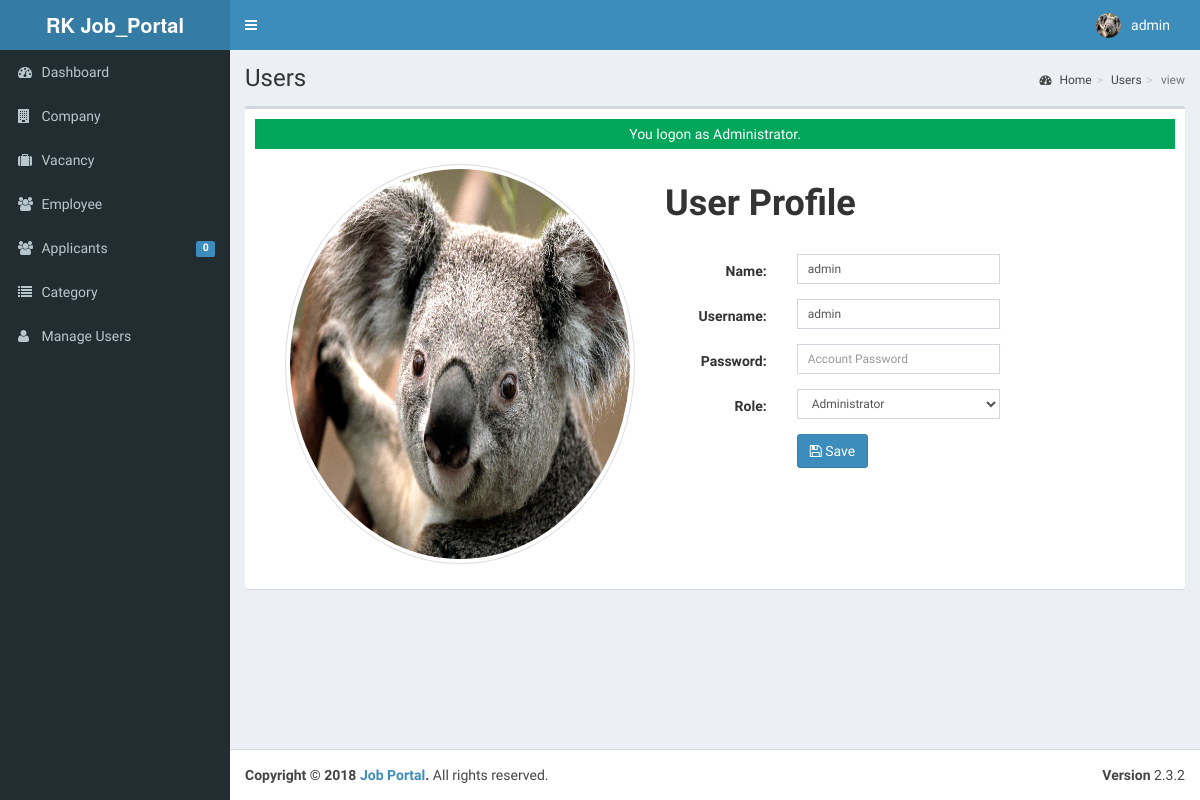
Before: /job portal package/eris/admin/user/index.php?view=view&id=00018 (signed in) with the older database file.
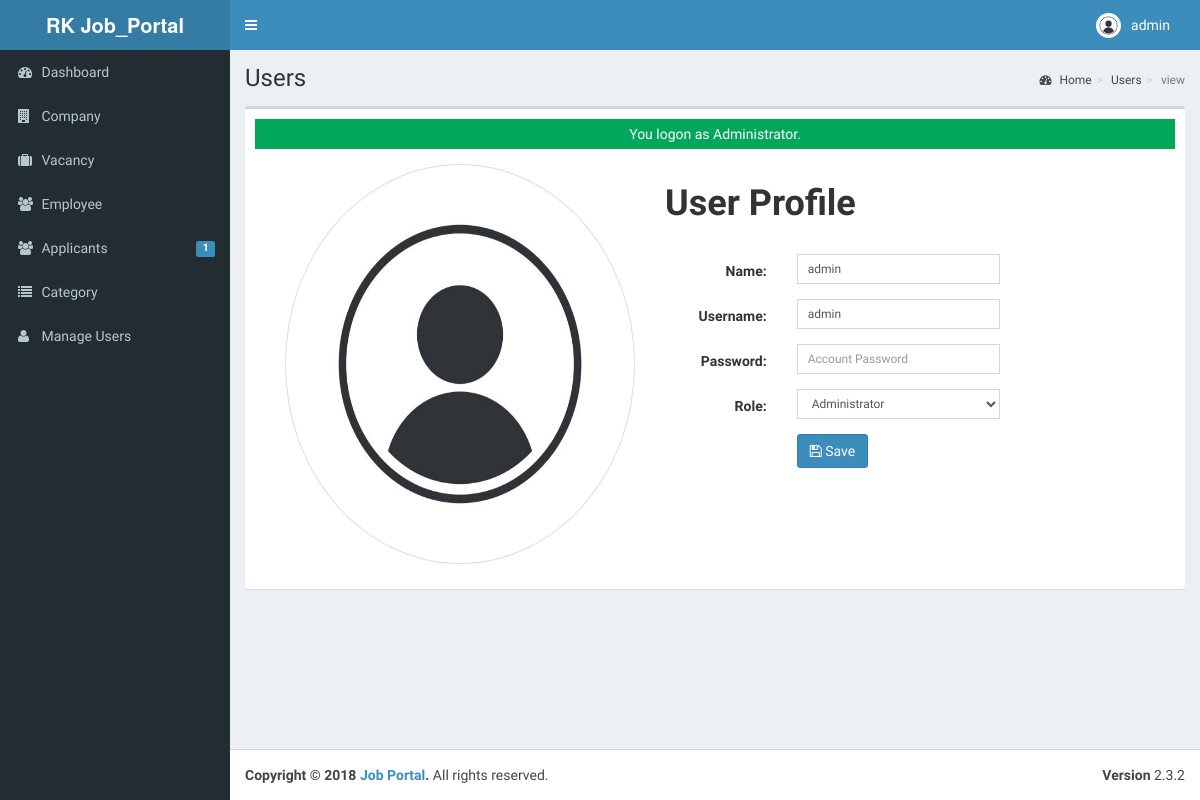
After: the same page with the newer database file.
### tables this page shows
CREATE TABLE `tblusers` (
  `USERID` varchar(30) NOT NULL,
  `FULLNAME` varchar(40) NOT NULL,
  `USERNAME` varchar(90) NOT NULL,
  `PASS` varchar(90) NOT NULL,
  `ROLE` varchar(30) NOT NULL,
  `PICLOCATION` varchar(255) NOT NULL
);

### job portal package/eris/admin/user/index.php (called while the page is built, shortened)
<?php
require_once("../../include/initialize.php");
 $title="Users";
require_once ("../theme/templates.php");
?>

### job portal package/eris/include/database.php (called while the page is built, shortened)
<?php
class Database {
    private $conn;
    public $sql_string = '';
    public function open_connection() {
        $this->conn = mysqli_connect(server, user, pass);
        $db_select = mysqli_select_db($this->conn, database_name);
    }
    function setQuery($sql = '') {
        $this->sql_string = $sql;
    }
    function executeQuery() {
        $result = mysqli_query($this->conn, $this->sql_string);
        return $result;
    }
    private function confirm_query($result) {
        return $result;
    }
    function loadSingleResult() {
        $cur = $this->executeQuery();
        $row = mysqli_fetch_object($cur);
        return $row;
    }
}
$mydb = new Database();
?>

### job portal package/eris/include/accounts.php (called while the page is built, shortened)
<?php
require_once(LIB_PATH.DS.'database.php');
class User {
	protected static  $tblname = "tblusers";
	function single_user($id=""){
			global $mydb;
			$mydb->setQuery("SELECT * FROM ".self::$tblname."
				Where USERID= '{$id}' LIMIT 1");
			$cur = $mydb->loadSingleResult();
			return $cur;
	}
}
?>

### job portal package/eris/include/function.php (called while the page is built, shortened)
<?php
function currentpage() {
    $bits = explode('/', $_SERVER['SCRIPT_NAME']);
    return $bits[3] ?? '';
}
    ?>

### job portal package/eris/admin/user/view.php (the view, shortened to what the changed rows need)
<?php
  @$USERID = $_SESSION['ADMIN_USERID'];
  $user = New User();
  $singleuser = $user->single_user($USERID);
  ?>
<div class="container">
<div class="panel-body inf-content">
    <div class="row">
        <div class="col-md-4">
         <a  data-target="#myModal" data-toggle="modal" href="" title="Click here to Change Image." >
            <img alt="" style="width:500px; height:400px;>"
             title="" class="img-circle img-thumbnail isTooltip" src="<?php echo web_root.'admin/user/'. $singleuser->PICLOCATION;?>" data-original-title="Usuario">
         </a>
        </div>
        <div class="col-md-6">
            <h1><strong>User Profile</strong></h1><br>
             <form class="form-horizontal span6" action="controller.php?action=edit&view=" method="POST">
                  <div class="form-group">
                    <div class="col-md-8">
                      <div class="col-md-8">
                         <input class="form-control input-sm" id="U_NAME" name="U_NAME" placeholder=
                            "Account Name" type="text" value="<?php echo $singleuser->FULLNAME; ?>">
                      </div>
                    </div>
                  </div>
                  <div class="form-group">
                    <div class="col-md-8">
                      <div class="col-md-8">
                         <input class="form-control input-sm" id="U_USERNAME" name="U_USERNAME" placeholder=
                            "Email Address" type="text" value="<?php echo $singleuser->USERNAME; ?>">
                      </div>
                    </div>
                  </div>
                  <div class="form-group">
                    <div class="col-md-8">
                      <div class="col-md-8">
                       <select class="form-control input-sm" name="U_ROLE" id="U_ROLE">
                          <option value="Administrator"  <?php echo ($singleuser->ROLE=='Administrator') ? 'selected="true"': '' ; ?>>Administrator</option>
                        </select>
                      </div>
                    </div>
                  </div>
        </form>
        </div>
    </div>
</div>
</div>

### job portal package/eris/admin/theme/templates.php (shortened to what the changed rows need)
<!DOCTYPE html>
<html>
    <head>
        <link rel="stylesheet" href="<?php echo web_root;?>bootstrap/css/bootstrap.min.css">
        <link rel="stylesheet" href="<?php echo web_root;?>plugins/font-awesome/css/font-awesome.min.css">
        <link rel="stylesheet" href="<?php echo web_root;?>dist/css/AdminLTE.min.css">
        <link rel="stylesheet" href="<?php echo web_root;?>dist/css/skins/_all-skins.min.css">
        <link rel="stylesheet" href="<?php echo web_root;?>plugins/iCheck/flat/blue.css">
        <link rel="stylesheet" href="<?php echo web_root;?>plugins/morris/morris.css">
        <link rel="stylesheet" href="<?php echo web_root;?>plugins/jvectormap/jquery-jvectormap-1.2.2.css">
        <link href="<?php echo web_root; ?>plugins/datepicker/bootstrap-datetimepicker.min.css" rel="stylesheet" media="screen">
        <link rel="stylesheet" href="<?php echo web_root;?>plugins/dataTables/jquery.dataTables.min.css">
        <link rel="stylesheet" href="<?php echo web_root;?>plugins/bootstrap-wysihtml5/bootstrap3-wysihtml5.min.css">
    </head>
 <body class="hold-transition skin-blue fixed sidebar-mini">
<div class="wrapper">
  <header class="main-header">
    <nav class="navbar navbar-static-top" role="navigation">
      <div class="navbar-custom-menu">
        <ul class="nav navbar-nav">
          <?php
              $user = New User();
              $singleuser = $user->single_user($_SESSION['ADMIN_USERID']);
          ?>
          <li class="dropdown user user-menu" style="padding-right: 15px;"  >
            <a href="#" class="dropdown-toggle" data-toggle="dropdown">
              <img src="<?php echo web_root.'admin/user/'. $singleuser->PICLOCATION;?>" class="user-image" alt="User Image">
              <span class="hidden-xs"><?php echo $singleuser->FULLNAME; ?></span>
            </a>
          </li>
        </ul>
      </div>
    </nav>
  </header>
  <aside class="main-sidebar">
    <section class="sidebar">
      <ul class="sidebar-menu">
        <li class="<?php echo (currentpage() == 'applicants') ? "active" : false;?>" >
          <a href="<?php echo web_root ;?>admin/applicants/">
            <i class="fa fa-users"></i> <span>Applicants</span>
            <span class="label label-primary pull-right">
              <?php
                $sql = "SELECT count(*) as 'APPL' FROM `tbljobregistration` WHERE `PENDINGAPPLICATION`=1";
                $mydb->setQuery($sql);
                $pending = $mydb->loadSingleResult();
                echo $pending->APPL;
              ?>
            </span>
          </a>
        </li>
      </ul>
    </section>
  </aside>
  <div class="content-wrapper">
  <section class="content-header">
      <h1>
        <?php echo isset($title) ? $title : ''; ?>
      </h1>
    </section>
         <section class="content">
          <div class="row">
            <div class="col-xs-12">
              <div class="box">
                <div class="box-body">
              <?php
               require_once $content;
               ?>
             </div>
             </div>
           </div>
         </div>
         </section>
 </div>
    </body>
</html>

Changed rows visible on the page:
changed tblusers "admin": PICLOCATION: picture removed, a placeholder shows
Other visible differences:
$pending->APPL: "0" → "1"
